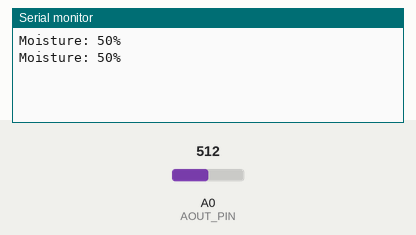
Recording of a sketch running on a simulated Arduino Uno, built with avr-gcc and run on an emulated ATmega328P. Parts: the last lines printed to the serial monitor. Inputs (shaded band) come from the test bench; at power-on: A0 (AOUT_PIN) = 512.

Above: at 1.8 s.
1.9 s: A0 (AOUT_PIN) set to 716
At 2.8 s:
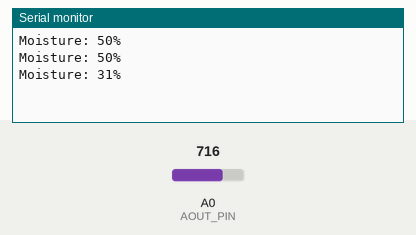
3.4 s: A0 (AOUT_PIN) set to 900
At 4.7 s:
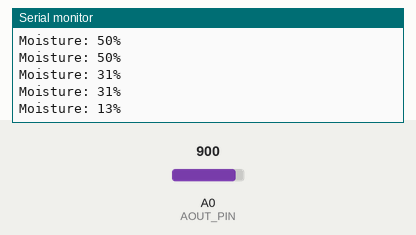
Timing chart, 0 to 6.4 s (numbered marks = the images above; inputs shaded):
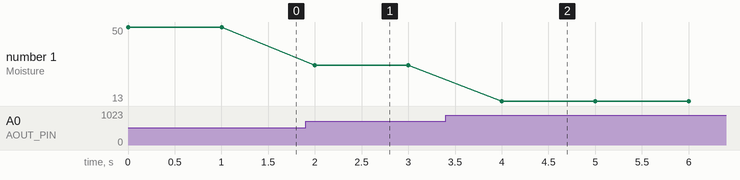

Measured:
- after the input at 1.9 s, the serial monitor: prints a new line after 0.10 s (image 1)
- after the input at 3.4 s, the serial monitor: prints a new line after 0.60 s (image 2)
- plotted number 1: 50 → 31 after the input at 1.9 s, 31 → 13 after the input at 3.4 s

The sketch:

soilsensor.ino
```cpp
#define AOUT_PIN A0 // Arduino pin that connects to AOUT pin of moisture sensor

void setup() {
  Serial.begin(9600);
}

void loop() {
  int value = analogRead(AOUT_PIN); // read the analog value from sensor
  int moisturepercent = map(value,0,1023,100,0);
  Serial.print("Moisture: ");
  Serial.print(moisturepercent);
  Serial.println("%");

  delay(1000);
}
```
